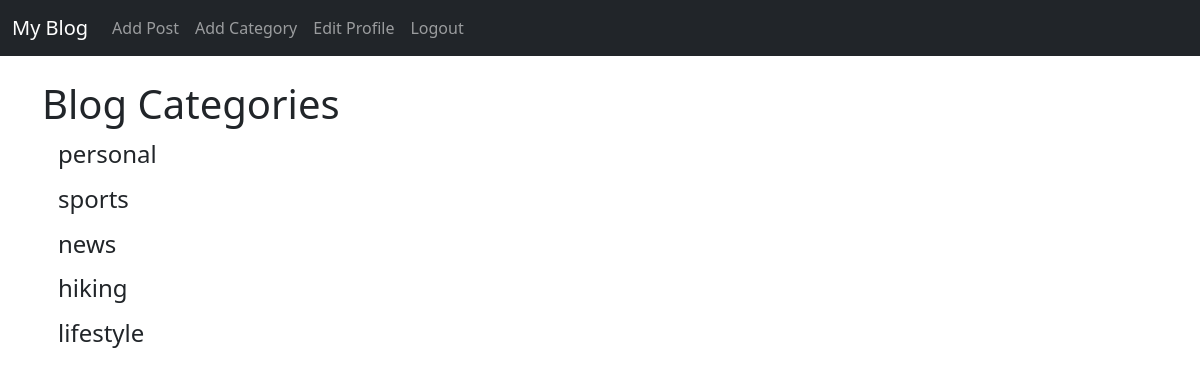
/category-list/ (signed in), run on the app's committed database.
### libpro/models.py (models this page shows, shortened)
class Category(models.Model):
    name = models.CharField(max_length=255)
    def __str__(self):
        return self.name

### libpro/views.py (the view)
# urls.py: path('category-list/', CategoryListView, name = 'category-list'),
def CategoryListView(request):
    cat_menu_list = Category.objects.all()
    return render(request, "category_list.html", {"cat_menu_list": cat_menu_list})

### libpro/templates/category_list.html (shortened to what this page needs)
{% extends 'base.html'%}
{% block content %}
<h1>Blog Categories</h1>
    {% for item in cat_menu_list %}
        <h4><a class="dropdown-item" href="{% url 'category' item|slugify %}">
                {{ item }}
            </a></h4>
    {% endfor %}
{% endblock %}

### data on the page
Category: name "personal"
Category: name "sports"
Category: name "news"
Category: name "hiking"
Category: name "lifestyle"
